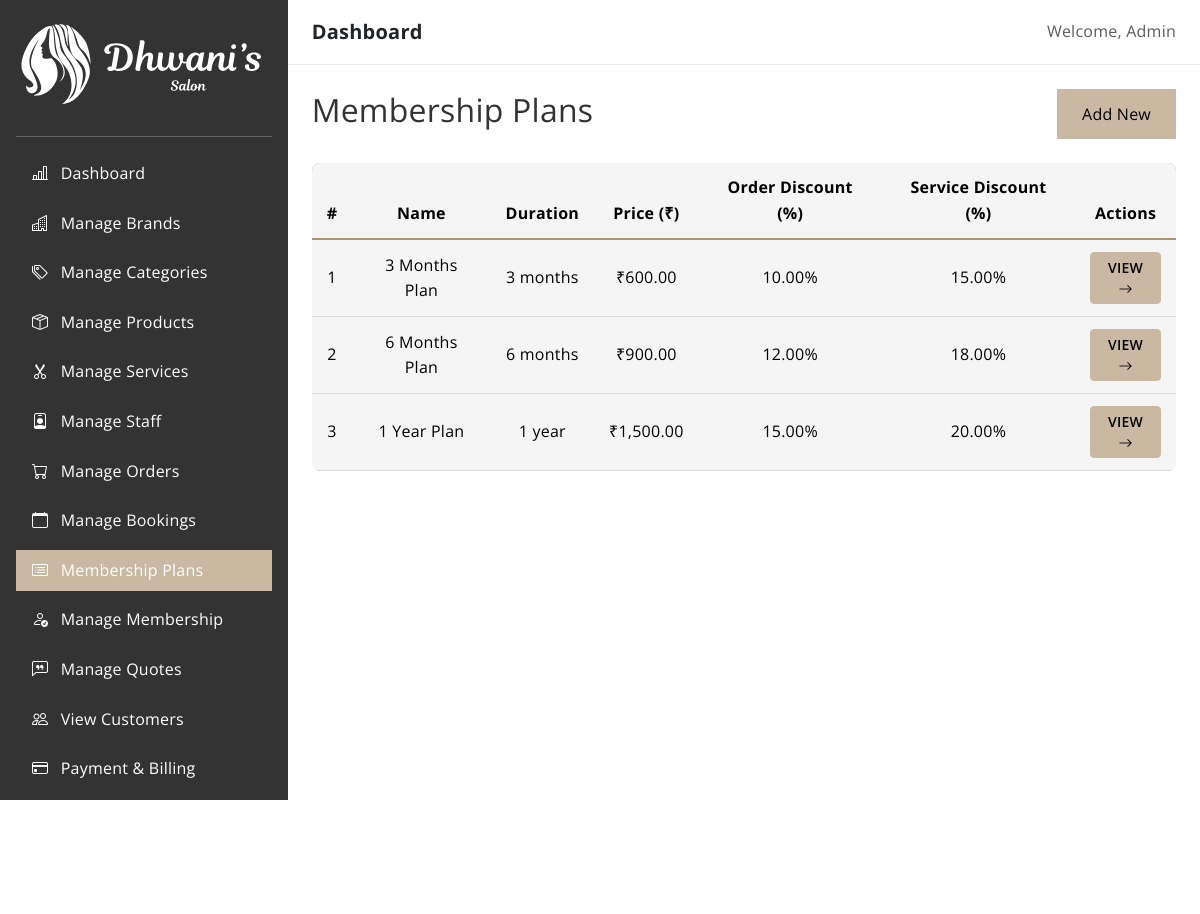
Page /admin/membership_plans/index.php (signed in) on the committed database.
### tables this page shows
CREATE TABLE `membership_plans` (
  `id` int(11) NOT NULL,
  `name` varchar(100) NOT NULL,
  `duration` enum('3 months','6 months','1 year') NOT NULL,
  `price` decimal(10,2) NOT NULL,
  `order_discount` decimal(5,2) DEFAULT 0.00,
  `service_discount` decimal(5,2) DEFAULT 0.00,
  `description` text DEFAULT NULL,
  `payment_qr` varchar(255) DEFAULT NULL,
  `created_at` timestamp NOT NULL DEFAULT current_timestamp(),
  `updated_at` timestamp NOT NULL DEFAULT current_timestamp() ON UPDATE current_timestamp()
);

### database/database.php (called while the page is built)
<?php
require(__DIR__ . '/Connection.php');
$servername = 'localhost';
$port = 3306;
$db_name = 'salon';
$username = 'root';
$password = '';
$connection = new Connection($servername, $port, $db_name, $username, $password);

### database/Connection.php (called while the page is built, shortened)
<?php
class Connection
{
    private $pdo;
    public function __construct($server_name, $port, $db_name, $username, $password)
    {
        try {
            $this->pdo = new PDO("mysql:host={$server_name};port={$port};dbname={$db_name}", $username, $password);
            $this->pdo->setAttribute(PDO::ATTR_ERRMODE, PDO::ERRMODE_EXCEPTION);
            $this->pdo->setAttribute(PDO::ATTR_DEFAULT_FETCH_MODE, PDO::FETCH_ASSOC);
        } catch (PDOException $e) {
            echo $e->getMessage();
            die();
        }
    }
    public function findAll($table_name)
    {
        $sql = "SELECT * FROM {$table_name}";
        $statement = $this->pdo->prepare($sql);
        $statement->execute();
        $result = $statement->fetchAll();
        return $result;
    }
}

### public/admin/membership_plans/index.php (the view, shortened to what this page needs)
<?php
include DB_ROOT . 'database.php';
$plans = $connection->findAll("membership_plans");
?>
<?php include_once '../../../includes/header.php'; ?>
<div class="d-flex">
    <?php
    include_once '../../../includes/admin-sidebar.php';
    ?>
    <div class="container-fluid px-4 py-4">
        <div class="row mb-4">
            <div class="col-12 d-flex justify-content-between align-items-center">
                <h2 class="section-title">Membership Plans</h2>
                <a href="new" class="btn btn-primary"><i class="fa-solid fa-plus"></i> Add New</a>
            </div>
        </div>
        <div class="table-responsive">
            <table class="table table-hover align-middle">
                <thead class="text-center">
                    <tr>
                        <th>#</th>
                        <th>Name</th>
                        <th>Duration</th>
                        <th>Price (₹)</th>
                        <th>Order Discount (%)</th>
                        <th>Service Discount (%)</th>
                        <th>Actions</th>
                    </tr>
                </thead>
                <tbody>
                    <?php if (count($plans) > 0): ?>
                        <?php foreach ($plans as $plan): ?>
                            <tr class="text-center">
                                <td><?= $plan['id']; ?></td>
                                <td><?= htmlspecialchars($plan['name']); ?></td>
                                <td><?= htmlspecialchars($plan['duration']); ?></td>
                                <td>₹<?= number_format($plan['price'], 2); ?></td>
                                <td><?= number_format($plan['order_discount'], 2); ?>%</td>
                                <td><?= number_format($plan['service_discount'], 2); ?>%</td>
                                <td>
                                    <a href="view?id=<?= $plan['id']; ?>" class="btn btn-sm btn-primary fw-semibold text-uppercase">
                                        View <i class="bi bi-arrow-right"></i>
                                    </a>
                                </td>
                            </tr>
                        <?php endforeach; ?>
                    <?php else: ?>
                        <tr>
                            <td colspan="7" class="text-center text-muted">No membership plans found</td>
                        </tr>
                    <?php endif; ?>
                </tbody>
            </table>
        </div>
    </div>
</div>
<?php include_once '../../../includes/admin_footer.php'; ?>

### public/assets/css/style.css (style rules this page uses)
body { display: flex; flex-direction: column; min-height: 100vh; }

### includes/admin-sidebar.php (style rules this page uses)
body { height: 100vh; overflow: hidden; }

### rows in the picture
membership_plans: id "1", name "3 Months Plan", duration "3 months", price "600.00", order_discount "10.00", service_discount "15.00"
membership_plans: id "2", name "6 Months Plan", duration "6 months", price "900.00", order_discount "12.00", service_discount "18.00"
membership_plans: id "3", name "1 Year Plan", duration "1 year", price "1,500.00", order_discount "15.00", service_discount "20.00"
